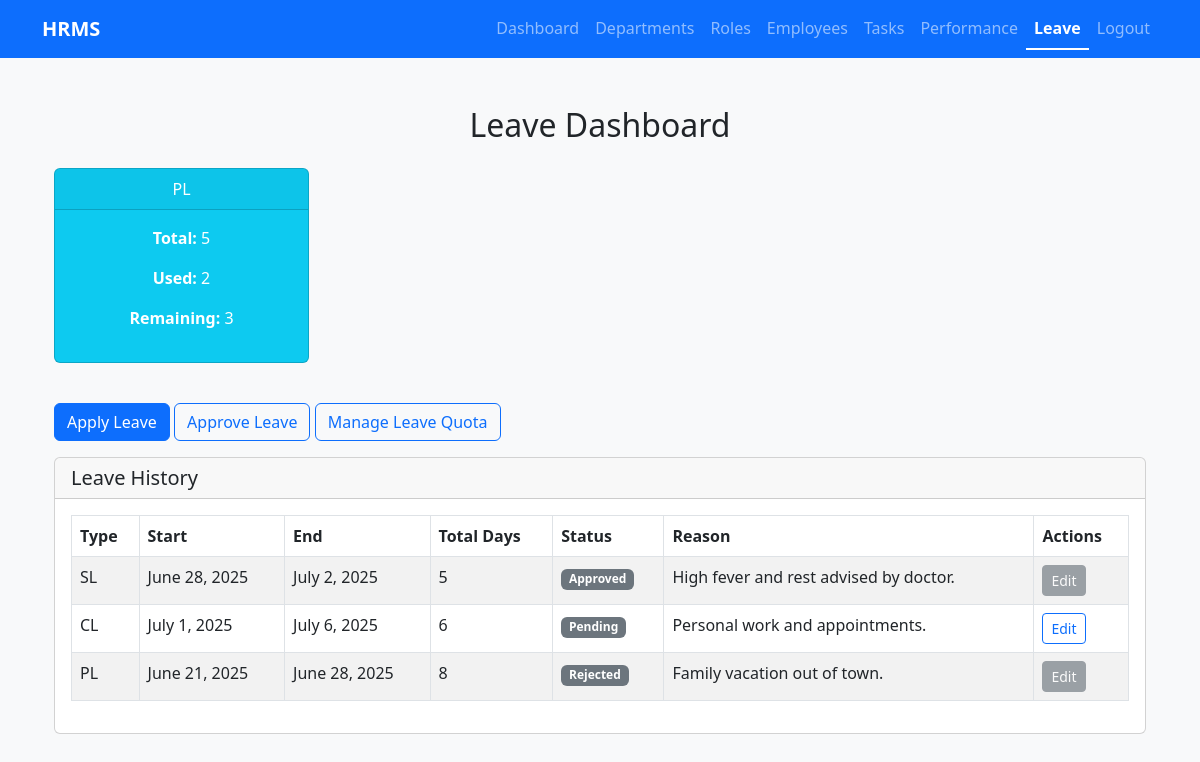
The page /departments/leave/dashboard/ (signed in) on the database its author committed.
### departments/models.py (models this page shows, shortened)
class LeaveQuota(models.Model):
    LEAVE_TYPE_CHOICES = [
        ('PL', 'Privilege Leave'),
        ('CL', 'Casual Leave'),
        ('SL', 'Sick Leave'),
        ('LWP', 'Leave Without Pay'),
    ]
    leave_quota_id = models.AutoField(primary_key=True)
    employee = models.ForeignKey(CustomUser, on_delete=models.CASCADE, related_name='leave_quotas')
    leave_type = models.CharField(max_length=4, choices=LEAVE_TYPE_CHOICES)
    total_quota = models.PositiveIntegerField(default=0)
    used_quota = models.PositiveIntegerField(default=0)
    remain_quota = models.PositiveIntegerField(default=0)
    class Meta:
        unique_together = ('employee', 'leave_type')

class LeaveRequest(models.Model):
    LEAVE_TYPE_CHOICES = [
        ('PL', 'Privilege Leave'),
        ('CL', 'Casual Leave'),
        ('SL', 'Sick Leave'),
        ('LWP', 'Leave Without Pay'),
    ]
    STATUS_CHOICES = [
        ('Pending', 'Pending'),
        ('Approved', 'Approved'),
        ('Rejected', 'Rejected'),
    ]
    employee = models.ForeignKey(CustomUser, on_delete=models.CASCADE, related_name='leaves')
    leave_type = models.CharField(max_length=4, choices=LEAVE_TYPE_CHOICES)
    reason = models.CharField(max_length=200)
    start_date = models.DateField()
    end_date = models.DateField()
    total_days = models.IntegerField()
    status = models.CharField(max_length=10, choices=STATUS_CHOICES, default='Pending')
    approved_by = models.ForeignKey(CustomUser, on_delete=models.SET_NULL, null=True, blank=True, related_name='approved_leaves')
    applied_at = models.DateTimeField(auto_now_add=True)
    updated_at = models.DateTimeField(auto_now=True)

### departments/views.py (the view)
# urls.py: path('leave/dashboard/', views.leave_dashboard, name='leave_dashboard'),
@login_required
def leave_dashboard(request):
    user = request.user
    leaves = LeaveRequest.objects.filter(employee=user).order_by('-applied_at')
    quotas = LeaveQuota.objects.filter(employee=user)
    return render(request, 'departments/leave_dashboard.html', {
        'leaves': leaves,
        'quotas': quotas,
    })

### templates/departments/leave_dashboard.html (shortened to what this page needs)
{% extends 'departments/base.html' %}
{% load static %}
{% block content %}
<div class="container mt-5">
    <h2 class="text-center mb-4">Leave Dashboard</h2>
    <div class="row mb-4">
        {% for quota in quotas %}
        <div class="col-md-3">
            <div class="card text-white bg-info mb-3">
                <div class="card-header text-center">{{ quota.leave_type }}</div>
                <div class="card-body text-center">
                    <p><strong>Total:</strong> {{ quota.total_quota }}</p>
                    <p><strong>Used:</strong> {{ quota.used_quota }}</p>
                    <p><strong>Remaining:</strong> {{ quota.remain_quota }}</p>
                </div>
            </div>
        </div>
        {% endfor %}
    </div>
    <div class="text-right mb-3">
        <a href="{% url 'apply_leave' %}" class="btn btn-primary">Apply Leave</a>
        <a href="{% url 'leave_approval_list' %}" class="btn btn-outline-primary">
             Approve Leave
        </a>
        <a href="{% url 'leave_quota_list' %}" class="btn btn-outline-primary">
             Manage Leave Quota
        </a>
    </div>
    <div class="card">
        <div class="card-header">
            <h5 class="mb-0">Leave History</h5>
        </div>
        <div class="card-body table-responsive">
            {% if leaves %}
            <table class="table table-bordered table-striped">
                <thead>
                    <tr>
                        <th>Type</th>
                        <th>Start</th>
                        <th>End</th>
                        <th>Total Days</th>
                        <th>Status</th>
                        <th>Reason</th>
                        <th>Actions</th>
                    </tr>
                </thead>
                <tbody>
                    {% for leave in leaves %}
                    <tr>
                        <td>{{ leave.leave_type }}</td>
                        <td>{{ leave.start_date }}</td>
                        <td>{{ leave.end_date }}</td>
                        <td>{{ leave.total_days }}</td>
                        <td>
                            {% if leave.status == "approved" %}
                                <span class="badge bg-success text-uppercase">{{ leave.status }}</span>
                            {% elif leave.status == "rejected" %}
                                <span class="badge bg-danger text-uppercase">{{ leave.status }}</span>
                            {% elif leave.status == "pending" %}
                                <span class="badge bg-warning text-dark text-uppercase">{{ leave.status }}</span>
                            {% else %}
                                <span class="badge bg-secondary">{{ leave.status }}</span>
                            {% endif %}
                        </td>
                        <td>{{ leave.reason }}</td>
                        <td>
                            {% if leave.status == 'Pending' %}
                            <a href="{% url 'edit_leave' leave.pk %}" class="btn btn-sm btn-outline-primary">Edit</a>
                            {% else %}
                            <button class="btn btn-sm btn-secondary" disabled>Edit</button>
                            {% endif %}
                        </td>
                    </tr>
                    {% endfor %}
                </tbody>
            </table>
            {% else %}
            <p>No leave applications found.</p>
            {% endif %}
        </div>
    </div>
</div>
{% endblock %}

### templates/departments/base.html (style rules this page uses)
body { background-color: #f8f9fa; }

### rows shown on the page
LeaveQuota: leave_type "PL", total_quota "5", used_quota "2", remain_quota "3"
LeaveRequest: leave_type "SL", start_date "June 28, 2025", end_date "July 2, 2025", total_days "5", status "Approved", reason "High fever and rest advised by doctor.", shows "Edit"
LeaveRequest: leave_type "CL", start_date "July 1, 2025", end_date "July 6, 2025", total_days "6", status "Pending", reason "Personal work and appointments.", shows "Edit"
LeaveRequest: leave_type "PL", start_date "June 21, 2025", end_date "June 28, 2025", total_days "8", status "Rejected", reason "Family vacation out of town.", shows "Edit"
